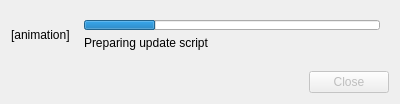
<?xml version="1.0" encoding="UTF-8"?>
<ui version="4.0">
 <class>DatabaseUpdateWindow</class>
 <widget class="QDialog" name="DatabaseUpdateWindow">
  <property name="windowModality">
   <enum>Qt::ApplicationModal</enum>
  </property>
  <property name="geometry">
   <rect>
    <x>0</x>
    <y>0</y>
    <width>400</width>
    <height>100</height>
   </rect>
  </property>
  <property name="windowTitle">
   <string>Update</string>
  </property>
  <layout class="QVBoxLayout" name="verticalLayout">
   <item>
    <widget class="QWidget" name="widget_4" native="true">
     <layout class="QGridLayout" name="gridLayout">
      <property name="leftMargin">
       <number>0</number>
      </property>
      <property name="topMargin">
       <number>0</number>
      </property>
      <property name="rightMargin">
       <number>0</number>
      </property>
      <property name="bottomMargin">
       <number>6</number>
      </property>
      <property name="horizontalSpacing">
       <number>5</number>
      </property>
      <property name="verticalSpacing">
       <number>0</number>
      </property>
      <item row="0" column="0">
       <widget class="QLabel" name="animationLabel">
        <property name="text">
         <string>[animation]</string>
        </property>
       </widget>
      </item>
      <item row="0" column="1">
       <widget class="QWidget" name="widget" native="true">
        <layout class="QVBoxLayout" name="verticalLayout_2">
         <item>
          <widget class="QProgressBar" name="progressBar">
           <property name="maximumSize">
            <size>
             <width>16777215</width>
             <height>10</height>
            </size>
           </property>
           <property name="value">
            <number>24</number>
           </property>
           <property name="textVisible">
            <bool>false</bool>
           </property>
          </widget>
         </item>
         <item>
          <widget class="QLabel" name="message">
           <property name="text">
            <string>Preparing update script</string>
           </property>
          </widget>
         </item>
        </layout>
       </widget>
      </item>
     </layout>
    </widget>
   </item>
   <item>
    <widget class="QWidget" name="widget_3" native="true">
     <layout class="QHBoxLayout" name="horizontalLayout">
      <property name="leftMargin">
       <number>0</number>
      </property>
      <property name="topMargin">
       <number>0</number>
      </property>
      <property name="rightMargin">
       <number>0</number>
      </property>
      <property name="bottomMargin">
       <number>0</number>
      </property>
      <item>
       <spacer name="horizontalSpacer">
        <property name="orientation">
         <enum>Qt::Horizontal</enum>
        </property>
        <property name="sizeHint" stdset="0">
         <size>
          <width>298</width>
          <height>20</height>
         </size>
        </property>
       </spacer>
      </item>
      <item>
       <widget class="QPushButton" name="closeButton">
        <property name="enabled">
         <bool>false</bool>
        </property>
        <property name="text">
         <string>Close</string>
        </property>
       </widget>
      </item>
     </layout>
    </widget>
   </item>
  </layout>
 </widget>
 <resources/>
 <connections/>
</ui>
